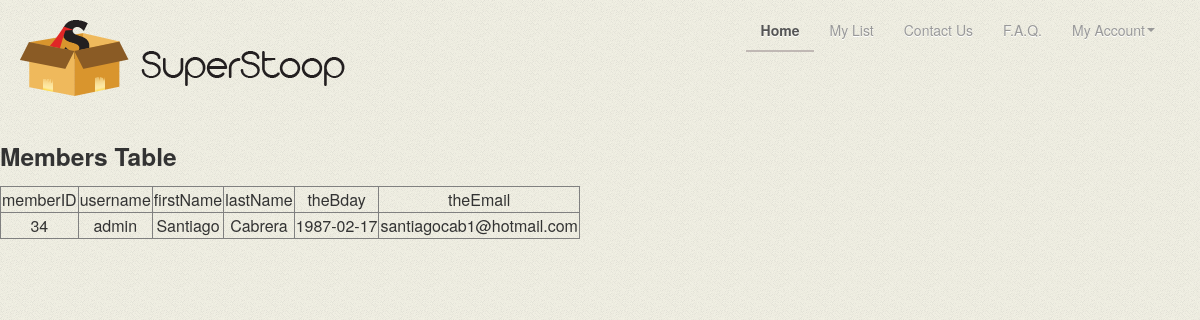
Page /old/superstoop_old/admin_display_users.php on the committed database.
### tables this page shows
CREATE TABLE IF NOT EXISTS `members` (
  `memberID` int(11) NOT NULL AUTO_INCREMENT,
  `username` varchar(20) NOT NULL,
  `password` varchar(20) NOT NULL,
  `firstName` varchar(50) NOT NULL,
  `lastName` varchar(50) NOT NULL,
  `theBday` date NOT NULL,
  `theGender` tinyint(1) NOT NULL,
  `theEmail` varchar(70) NOT NULL,
  `active` tinyint(1) NOT NULL,
  `admin` tinyint(1) NOT NULL,
  PRIMARY KEY (`memberID`),
  UNIQUE KEY `username` (`username`),
  UNIQUE KEY `memberID` (`memberID`),
  UNIQUE KEY `theemail` (`theEmail`)
);

### old/superstoop_old/admin_display_users.php (the view, shortened to what this page needs)
<html>
<body>
<!DOCTYPE html>
 <html class="no-js">
    <head>
        <link rel="stylesheet" href="css/bootstrap.min.css">
        <link rel="stylesheet" href="css/bootstrap-responsive.min.css">
        <link rel="stylesheet" href="css/main.css">
    </head>
    <body>
		<div class="navbar navbar-inverse">
			<div class="navbar-inner">
				<div class="container">
					<a class="brand" href="index.html">Super Stoop</a>
					<div class="nav-collapse collapse pull-right">
						<ul class="nav">
							<li class="active"><a href="index.php">Home</a></li>
							<li><a href="mylist.php">My List</a></li>
							<li><a href="contact.php">Contact Us</a></li>
							<li><a href="faq.php">F.A.Q.</a></li>
							<li class="dropdown">
                                <a href="#" class="dropdown-toggle" data-toggle="dropdown">My Account<b class="caret"></b></a>
                            </li>
						</ul>
					</div>
				</div>
			</div>
		</div>
		<?php
		echo "<h3>Members Table</h3>\n";
		$query = "SELECT memberID, username, firstName, lastName, theBday, theEmail FROM members";
		$result = mysql_query( $query ) or die( "Query failed: ". mysql_error() );
			echo "<table border=\"1\">\n";
			echo "\t<tr>\n";
			echo "\t\t<td>memberID</td>\n";
			echo "\t\t<td>username</td>\n";
			echo "\t\t<td>firstName</td>\n";
			echo "\t\t<td>lastName</td>\n";
			echo "\t\t<td>theBday</td>\n";
			echo "\t\t<td>theEmail</td>\n";
			echo "\t</tr>\n";
			while ( $row = mysql_fetch_array( $result, MYSQL_ASSOC )) {
				echo "\t<tr>\n";
				foreach ( $row as $item ) {
					echo "\t\t<td>$item</td>\n";
				}
				echo "\t</tr>\n";
			}
			echo "</table>\n";
		?>
    </body>
</html>

### old/superstoop_old/css/main.css (style rules this page uses)
body { background: #000 url(../img/bg.png) repeat; }
.brand { background: url(../img/logo.png) no-repeat; width:325px; height:76px; text-indent:-99999px; }
table { text-align:center; }
.nav > li > a { display: inline; }

### old/superstoop_old/admin_display_users.php (style rules this page uses)
body { padding-top: 20px; padding-bottom: 40px; }

### rows in the picture
members: memberID "34", username "admin", firstName "Santiago", lastName "Cabrera", theBday "1987-02-17", theEmail "santiagocab1@hotmail.com"
